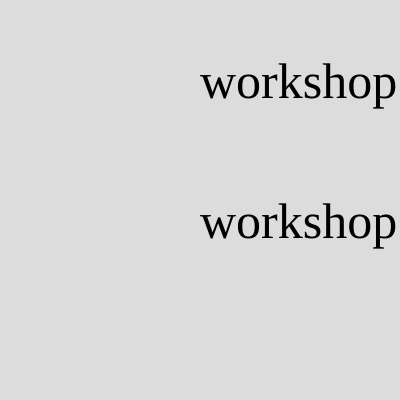
Frame 1 (no input)
Frame 60 (no input): identical to frame 1, image omitted
Frame 120 (the mouse pressed at the canvas centre since frame 60): identical to frame 1, image omitted

The p5.js sketch that drew this single still picture (run headless with seeded random() and noise() and a simulated clock; from frame 60 on, the mouse is pressed at the canvas centre):

// p5.js sketch
// ── sketch.js
function setup() {
  createCanvas(400, 400);
 
}

function draw() {
  background(220);
  textSize(50)
  textFont("Poppins")
  text("workshop is on",200,200,100,100)
  
  textFont("Fruktur")
  text("workshop is on",200,60,100,100)
}
